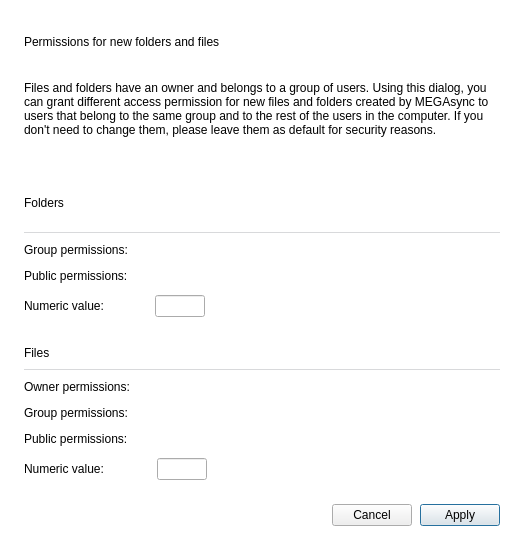
<?xml version="1.0" encoding="UTF-8"?>
<ui version="4.0">
 <class>PermissionsDialog</class>
 <widget class="QDialog" name="PermissionsDialog">
  <property name="geometry">
   <rect>
    <x>0</x>
    <y>0</y>
    <width>524</width>
    <height>550</height>
   </rect>
  </property>
  <property name="sizePolicy">
   <sizepolicy hsizetype="Preferred" vsizetype="Minimum">
    <horstretch>0</horstretch>
    <verstretch>0</verstretch>
   </sizepolicy>
  </property>
  <property name="minimumSize">
   <size>
    <width>524</width>
    <height>0</height>
   </size>
  </property>
  <property name="maximumSize">
   <size>
    <width>16777215</width>
    <height>16777215</height>
   </size>
  </property>
  <property name="windowTitle">
   <string>Permissions</string>
  </property>
  <property name="styleSheet">
   <string notr="true">#PermissionsDialog
{
background-color: #FFFFFF; /*colorToken.page-background*/
}

#fFolderPermissionsLine, #fFilePermissionsLine
{
background-color: #D8D9DB; /*colorToken.border-strong*/
}
</string>
  </property>
  <layout class="QVBoxLayout" name="verticalLayout">
   <property name="spacing">
    <number>24</number>
   </property>
   <property name="leftMargin">
    <number>24</number>
   </property>
   <property name="topMargin">
    <number>32</number>
   </property>
   <property name="rightMargin">
    <number>24</number>
   </property>
   <property name="bottomMargin">
    <number>24</number>
   </property>
   <item>
    <layout class="QVBoxLayout" name="verticalLayout_2">
     <property name="spacing">
      <number>12</number>
     </property>
     <item>
      <widget class="QLabel" name="lPermissionsTitle">
       <property name="minimumSize">
        <size>
         <width>0</width>
         <height>20</height>
        </size>
       </property>
       <property name="maximumSize">
        <size>
         <width>16777215</width>
         <height>20</height>
        </size>
       </property>
       <property name="text">
        <string>Permissions for new folders and files</string>
       </property>
       <property name="semibold" stdset="0">
        <bool>true</bool>
       </property>
       <property name="font-size" stdset="0">
        <string notr="true">body-1</string>
       </property>
      </widget>
     </item>
     <item>
      <widget class="QLabel" name="lPermissionsDesc">
       <property name="minimumSize">
        <size>
         <width>0</width>
         <height>90</height>
        </size>
       </property>
       <property name="maximumSize">
        <size>
         <width>16777215</width>
         <height>90</height>
        </size>
       </property>
       <property name="styleSheet">
        <string notr="true"/>
       </property>
       <property name="text">
        <string>Files and folders have an owner and belongs to a group of users. Using this dialog, you can grant different access permission for new files and folders created by MEGAsync to users that belong to the same group and to the rest of the users in the computer. If you don't need to change them, please leave them as default for security reasons.</string>
       </property>
       <property name="wordWrap">
        <bool>true</bool>
       </property>
      </widget>
     </item>
    </layout>
   </item>
   <item>
    <layout class="QVBoxLayout" name="vFolderPermissionsSection">
     <property name="spacing">
      <number>10</number>
     </property>
     <property name="leftMargin">
      <number>0</number>
     </property>
     <property name="topMargin">
      <number>0</number>
     </property>
     <property name="rightMargin">
      <number>0</number>
     </property>
     <property name="bottomMargin">
      <number>0</number>
     </property>
     <item>
      <layout class="QVBoxLayout" name="vFolderPermissionsTitleLine">
       <property name="spacing">
        <number>4</number>
       </property>
       <property name="leftMargin">
        <number>0</number>
       </property>
       <property name="topMargin">
        <number>0</number>
       </property>
       <property name="rightMargin">
        <number>0</number>
       </property>
       <property name="bottomMargin">
        <number>0</number>
       </property>
       <item>
        <widget class="QLabel" name="lFolderPermissionsTitle">
         <property name="text">
          <string>Folders</string>
         </property>
         <property name="font-size" stdset="0">
          <string notr="true">caption</string>
         </property>
         <property name="semibold" stdset="0">
          <bool>true</bool>
         </property>
        </widget>
       </item>
       <item>
        <widget class="QFrame" name="fFolderPermissionsLine">
         <property name="minimumSize">
          <size>
           <width>0</width>
           <height>1</height>
          </size>
         </property>
         <property name="maximumSize">
          <size>
           <width>16777215</width>
           <height>1</height>
          </size>
         </property>
         <property name="frameShape">
          <enum>QFrame::NoFrame</enum>
         </property>
        </widget>
       </item>
      </layout>
     </item>
     <item>
      <layout class="QFormLayout" name="formLayout">
       <property name="fieldGrowthPolicy">
        <enum>QFormLayout::AllNonFixedFieldsGrow</enum>
       </property>
       <property name="formAlignment">
        <set>Qt::AlignLeading|Qt::AlignLeft|Qt::AlignTop</set>
       </property>
       <property name="labelAlignment">
        <set>Qt::AlignLeading|Qt::AlignLeft|Qt::AlignVCenter</set>
       </property>
       <property name="verticalSpacing">
        <number>12</number>
       </property>
       <property name="leftMargin">
        <number>0</number>
       </property>
       <property name="topMargin">
        <number>0</number>
       </property>
       <property name="rightMargin">
        <number>0</number>
       </property>
       <property name="bottomMargin">
        <number>0</number>
       </property>
       <item row="0" column="0">
        <widget class="QLabel" name="lGroupFolders">
         <property name="text">
          <string>Group permissions:</string>
         </property>
        </widget>
       </item>
       <item row="0" column="1">
        <widget class="PermissionsWidget" name="wFolderGroup" native="true"/>
       </item>
       <item row="1" column="0">
        <widget class="QLabel" name="lPublicFolders">
         <property name="text">
          <string>Public permissions:</string>
         </property>
        </widget>
       </item>
       <item row="1" column="1">
        <widget class="PermissionsWidget" name="wFolderPublic" native="true">
         <property name="sizePolicy">
          <sizepolicy hsizetype="Preferred" vsizetype="Preferred">
           <horstretch>0</horstretch>
           <verstretch>0</verstretch>
          </sizepolicy>
         </property>
        </widget>
       </item>
       <item row="2" column="0">
        <widget class="QLabel" name="lFolderPermissionsDesc">
         <property name="text">
          <string>Numeric value:</string>
         </property>
        </widget>
       </item>
       <item row="2" column="1">
        <layout class="QHBoxLayout" name="hFolderNumericLayout">
         <property name="spacing">
          <number>0</number>
         </property>
         <property name="leftMargin">
          <number>17</number>
         </property>
         <property name="topMargin">
          <number>0</number>
         </property>
         <property name="rightMargin">
          <number>0</number>
         </property>
         <property name="bottomMargin">
          <number>0</number>
         </property>
         <item>
          <widget class="QLineEdit" name="lFolderPermissions">
           <property name="minimumSize">
            <size>
             <width>50</width>
             <height>0</height>
            </size>
           </property>
           <property name="maximumSize">
            <size>
             <width>50</width>
             <height>16777215</height>
            </size>
           </property>
           <property name="type" stdset="0">
            <string notr="true">mega</string>
           </property>
          </widget>
         </item>
         <item>
          <spacer name="hFolderNumericSpacer">
           <property name="orientation">
            <enum>Qt::Horizontal</enum>
           </property>
           <property name="sizeHint" stdset="0">
            <size>
             <width>40</width>
             <height>20</height>
            </size>
           </property>
          </spacer>
         </item>
        </layout>
       </item>
      </layout>
     </item>
    </layout>
   </item>
   <item>
    <layout class="QVBoxLayout" name="vFilePermissionsSection">
     <property name="spacing">
      <number>10</number>
     </property>
     <property name="leftMargin">
      <number>0</number>
     </property>
     <property name="topMargin">
      <number>0</number>
     </property>
     <property name="rightMargin">
      <number>0</number>
     </property>
     <property name="bottomMargin">
      <number>0</number>
     </property>
     <item>
      <layout class="QVBoxLayout" name="vFilePermissionsTitleLine">
       <property name="spacing">
        <number>4</number>
       </property>
       <property name="leftMargin">
        <number>0</number>
       </property>
       <property name="topMargin">
        <number>0</number>
       </property>
       <property name="rightMargin">
        <number>0</number>
       </property>
       <property name="bottomMargin">
        <number>0</number>
       </property>
       <item>
        <widget class="QLabel" name="lFilePermissionsTitle">
         <property name="text">
          <string>Files</string>
         </property>
         <property name="font-size" stdset="0">
          <string notr="true">caption</string>
         </property>
         <property name="semibold" stdset="0">
          <bool>true</bool>
         </property>
        </widget>
       </item>
       <item>
        <widget class="QFrame" name="fFilePermissionsLine">
         <property name="minimumSize">
          <size>
           <width>0</width>
           <height>1</height>
          </size>
         </property>
         <property name="maximumSize">
          <size>
           <width>16777215</width>
           <height>1</height>
          </size>
         </property>
         <property name="frameShape">
          <enum>QFrame::NoFrame</enum>
         </property>
        </widget>
       </item>
      </layout>
     </item>
     <item>
      <layout class="QFormLayout" name="formLayout_2">
       <property name="fieldGrowthPolicy">
        <enum>QFormLayout::AllNonFixedFieldsGrow</enum>
       </property>
       <property name="formAlignment">
        <set>Qt::AlignLeading|Qt::AlignLeft|Qt::AlignTop</set>
       </property>
       <property name="labelAlignment">
        <set>Qt::AlignLeading|Qt::AlignLeft|Qt::AlignVCenter</set>
       </property>
       <property name="verticalSpacing">
        <number>12</number>
       </property>
       <property name="leftMargin">
        <number>0</number>
       </property>
       <property name="topMargin">
        <number>0</number>
       </property>
       <property name="rightMargin">
        <number>0</number>
       </property>
       <property name="bottomMargin">
        <number>0</number>
       </property>
       <item row="0" column="0">
        <widget class="QLabel" name="lOwnerFiles">
         <property name="styleSheet">
          <string notr="true">font: normal;</string>
         </property>
         <property name="text">
          <string>Owner permissions:</string>
         </property>
        </widget>
       </item>
       <item row="0" column="1">
        <widget class="PermissionsWidget" name="wFileOwner" native="true"/>
       </item>
       <item row="1" column="0">
        <widget class="QLabel" name="lGroupFiles">
         <property name="text">
          <string>Group permissions:</string>
         </property>
        </widget>
       </item>
       <item row="1" column="1">
        <widget class="PermissionsWidget" name="wFileGroup" native="true"/>
       </item>
       <item row="2" column="0">
        <widget class="QLabel" name="lPublicFiles">
         <property name="text">
          <string>Public permissions:</string>
         </property>
        </widget>
       </item>
       <item row="2" column="1">
        <widget class="PermissionsWidget" name="wFilePublic" native="true"/>
       </item>
       <item row="3" column="0">
        <widget class="QLabel" name="lFilePermissionsDesc">
         <property name="text">
          <string>Numeric value:</string>
         </property>
        </widget>
       </item>
       <item row="3" column="1">
        <layout class="QHBoxLayout" name="hFileNumericLayout">
         <property name="spacing">
          <number>0</number>
         </property>
         <property name="leftMargin">
          <number>17</number>
         </property>
         <property name="topMargin">
          <number>0</number>
         </property>
         <property name="rightMargin">
          <number>0</number>
         </property>
         <property name="bottomMargin">
          <number>0</number>
         </property>
         <item>
          <widget class="QLineEdit" name="lFilePermissions">
           <property name="minimumSize">
            <size>
             <width>50</width>
             <height>0</height>
            </size>
           </property>
           <property name="maximumSize">
            <size>
             <width>50</width>
             <height>16777215</height>
            </size>
           </property>
           <property name="type" stdset="0">
            <string notr="true">mega</string>
           </property>
          </widget>
         </item>
         <item>
          <spacer name="hFileNumericSpacer">
           <property name="orientation">
            <enum>Qt::Horizontal</enum>
           </property>
           <property name="sizeHint" stdset="0">
            <size>
             <width>40</width>
             <height>20</height>
            </size>
           </property>
          </spacer>
         </item>
        </layout>
       </item>
      </layout>
     </item>
    </layout>
   </item>
   <item>
    <layout class="QHBoxLayout" name="horizontalLayout">
     <property name="spacing">
      <number>8</number>
     </property>
     <item>
      <spacer name="horizontalSpacer">
       <property name="orientation">
        <enum>Qt::Horizontal</enum>
       </property>
       <property name="sizeHint" stdset="0">
        <size>
         <width>40</width>
         <height>20</height>
        </size>
       </property>
      </spacer>
     </item>
     <item>
      <widget class="QPushButton" name="bCancel">
       <property name="minimumSize">
        <size>
         <width>0</width>
         <height>0</height>
        </size>
       </property>
       <property name="maximumSize">
        <size>
         <width>16777215</width>
         <height>16777215</height>
        </size>
       </property>
       <property name="cursor">
        <cursorShape>PointingHandCursor</cursorShape>
       </property>
       <property name="text">
        <string>Cancel</string>
       </property>
       <property name="type" stdset="0">
        <string notr="true">outline</string>
       </property>
       <property name="dimension" stdset="0">
        <string notr="true">medium</string>
       </property>
      </widget>
     </item>
     <item>
      <widget class="QPushButton" name="bUpdate">
       <property name="minimumSize">
        <size>
         <width>0</width>
         <height>0</height>
        </size>
       </property>
       <property name="maximumSize">
        <size>
         <width>16777215</width>
         <height>16777215</height>
        </size>
       </property>
       <property name="cursor">
        <cursorShape>PointingHandCursor</cursorShape>
       </property>
       <property name="text">
        <string>Apply</string>
       </property>
       <property name="default">
        <bool>true</bool>
       </property>
       <property name="type" stdset="0">
        <string notr="true">primary</string>
       </property>
       <property name="dimension" stdset="0">
        <string notr="true">medium</string>
       </property>
      </widget>
     </item>
    </layout>
   </item>
  </layout>
 </widget>
 <customwidgets>
  <customwidget>
   <class>PermissionsWidget</class>
   <extends>QWidget</extends>
   <header>PermissionsWidget.h</header>
   <container>1</container>
  </customwidget>
 </customwidgets>
 <resources/>
 <connections/>
</ui>
